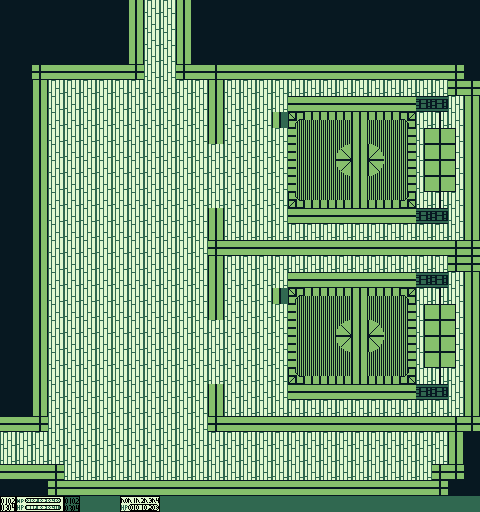

The image is a tile-based game level rendered from a .tmx file. Its description and source (layers, tilesets, objects; grid data summarised) follow:
An orthogonal 30x32 tile map with 16x16 px tiles, 3 tile layers (Tile Layer 1, Tile Layer 2, Tile Layer 3).

<map version="1.10" tiledversion="1.11.0" orientation="orthogonal" renderorder="right-down" width="30" height="32" tilewidth="16" tileheight="16" infinite="0" nextlayerid="4" nextobjectid="1">
 <tileset firstgid="1" source="Temporal Light/temporal_light_tileset.tsx" />
 <layer id="1" name="Tile Layer 1" width="30" height="32">
  <data>[960 cells, 960 non-empty, 12 distinct tile ids]</data>
 </layer>
 <layer id="2" name="Tile Layer 2" width="30" height="32">
  <data>[960 cells, 98 non-empty, 14 distinct tile ids]</data>
 </layer>
 <layer id="3" name="Tile Layer 3" width="30" height="32">
  <data>[960 cells, 232 non-empty, 9 distinct tile ids]</data>
 </layer>
</map>
